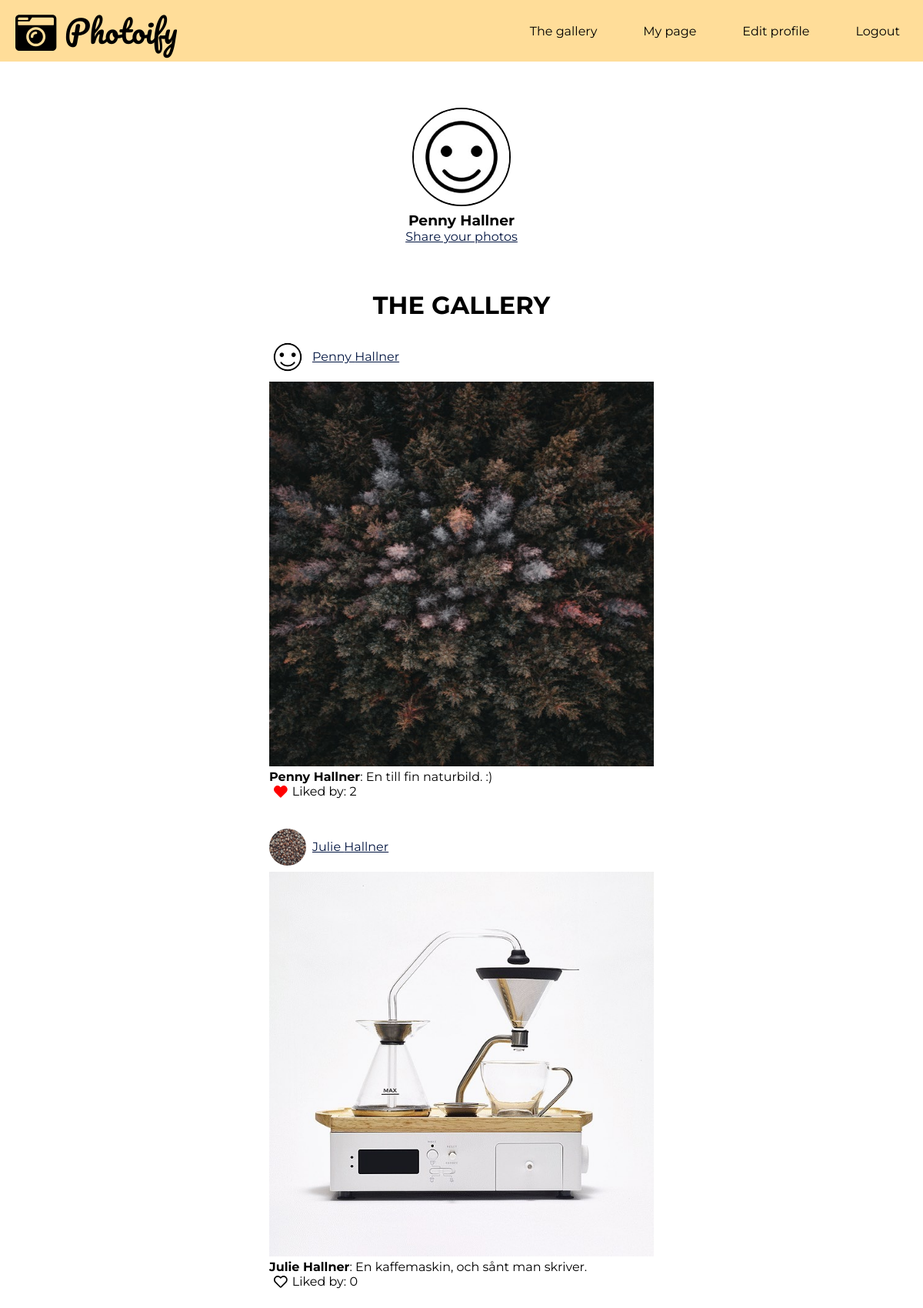
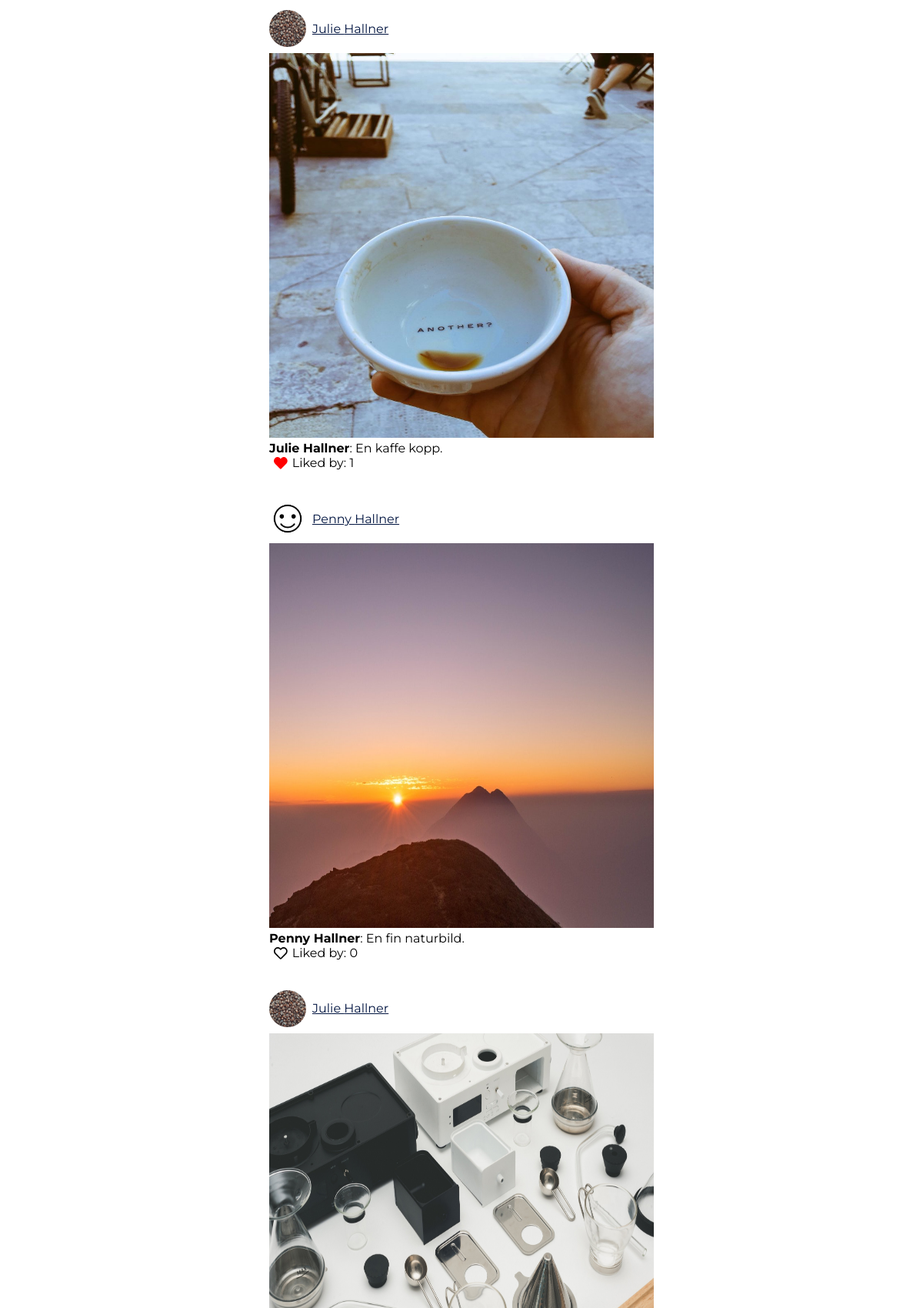
The page / (signed in, upper part) on the database its author committed (2 pictures, top to bottom).
### tables this page shows
CREATE TABLE "posts" (
	`post_id`	INTEGER NOT NULL PRIMARY KEY AUTOINCREMENT,
	`post`	TEXT NOT NULL,
	`date`	TEXT,
	`user_id`	INTEGER,
	`content`	TEXT
);

CREATE TABLE "users" (
	`user_id`	INTEGER NOT NULL PRIMARY KEY AUTOINCREMENT,
	`first_name`	TEXT NOT NULL,
	`last_name`	TEXT NOT NULL,
	`profile_pic`	TEXT DEFAULT 'default_profile.jpg',
	`email`	TEXT NOT NULL UNIQUE,
	`password`	TEXT NOT NULL,
	`bio`	TEXT
);

### app/functions.php (called while the page is built, shortened)
<?php
function postFeed() {
    $config = require __DIR__.'/config.php';
    $pdo = new PDO($config['database_path']);
    $statement = $pdo->prepare(
        'SELECT a.post, a.content, a.post_id, c.first_name, c.last_name, c.profile_pic, c.user_id, count(l.post_like)
        AS "like"
        FROM posts a
        LEFT JOIN users c ON a.user_id=c.user_id
		LEFT JOIN likes l ON a.post_id=l.post_id
		GROUP BY a.post_id
		ORDER BY a.date DESC;');
        $statement->execute();
        $postsFeed = $statement->fetchAll(PDO::FETCH_ASSOC);
        return $postsFeed;
}

### home.php (the view, shortened to what this page needs)
<article class="homepage">
    <div class="top-gallery-page">
        <?php require __DIR__.'/views/intro.php'; ?>
        <a href="upload_photo.php">Share your photos</a>
    </div>
<?php
$posts = postFeed();
?>
    <div class="gallery-page">
        <h1>The gallery</h1>
        <?php foreach ($posts as $post): ?>
            <div class="post">
                <div class="image-names">
                    <img class="profile-pic-small" src="image/profile/<?php echo $post['profile_pic'];?>" alt="avatar">
                    <a href="visit_user.php?user_id=<?php echo $post['user_id'];?>">
                        <p><?php echo $post['first_name'].' '. $post['last_name'];?></p>
                    </a>
            </div>
            <img class="gallery-pics" src="image/post/<?php echo $post['post'];?>" alt="photoify">
            <p><b><?php echo $post['first_name'].' '. $post['last_name']?></b><?php echo ': '. $post['content'];?></p>
    <?php
        $statement = $pdo->prepare(
            'SELECT * FROM likes
            WHERE post_id = :post_id
            AND user_id = :user_id');
            $statement->bindParam(':post_id', $post['post_id'], PDO::PARAM_INT);
            $statement->bindParam(':user_id', $_SESSION['user']['user_id'], PDO::PARAM_INT);
            $statement->execute();
            $alreadyLiked = $statement->fetch(PDO::FETCH_ASSOC);
    ?>
        <?php if($alreadyLiked):?>
            <form class="like-post" action="app/likes/delete.php" method="post">
                <button type="submit" name="like" class="like">
                    <span style="color:red;">
                        <i class="fas fa-heart fa-lg"></i>
                    </span>
                </button>
                    <p>Liked by: <?php echo $post['like']; ?></p>
            </form>
    <?php else: ?>
            <form class="like-post" action="app/likes/like.php" method="post">
                <button type="submit" name="like" class="like">
                    <i class="far fa-heart fa-lg"></i>
                </button>
                    <p>Liked by: <?php echo $post['like']; ?></p>
            </form>
    <?php endif; ?>
            <br><br>
        </div>
    <?php endforeach; ?>
    </div>
</article>

### assets/styles/main.css (style rules this page uses)
* { box-sizing: border-box; margin: 0px; }
body { width: 100%; height: 100vh; background-color: #ffff; display:flex; flex-direction: column; font-family: 'Montserrat', sans-serif; }
body a { color: #001440; }
@media screen and (min-width: 600px) { * { box-sizing: border-box; margin: 0px; } }
@media screen and (min-width: 800px) { * { box-sizing: border-box; margin: 0px; } }

### assets/styles/home.css (style rules this page uses)
.homepage { height: 100vh; }
.gallery-page h1 { font-size: 2em; text-transform: uppercase; padding-bottom: 2%; }
.top-gallery-page { display: flex; flex-direction: column; align-items: center; margin-bottom: 5%; }
.image-names a { display: flex; }
.gallery-page { display: flex; flex-direction: column; align-items: center; padding-bottom: 20%; }
.gallery-pics { width: 350px; height: 350px; }
.profile-pic-small { height: 3em; width: 3em; border-radius: 50%; margin-top: 0px; }
.image-names { display: flex; flex-direction: row; margin-bottom: 0.5em; }
.image-names p { align-self: center; margin-left: 0.5em; }
.like-post { display: flex; flex-direction: row; }
.like { background-color: white; border: none; }
@media screen and (min-width: 600px) { .gallery-pics { width: 400px; height: 400px; } }
@media screen and (min-width: 800px) { .gallery-pics { width: 500px; height: 500px; } }
@media screen and (min-width: 800px) { .gallery-page { padding-bottom: 10%; } }

### rows shown on the page
posts: user.profile_pic (placeholder picture), user.first_name "Penny", user.last_name "Hallner", post (picture), content "En till fin naturbild. :)", like "2"
posts: user.profile_pic (picture), user.first_name "Julie", user.last_name "Hallner", post (picture), content "En kaffemaskin, och sånt man skriver.", like "0"
posts: user.profile_pic (picture), user.first_name "Julie", user.last_name "Hallner", post (picture), content "En kaffe kopp.", like "1"
posts: user.profile_pic (placeholder picture), user.first_name "Penny", user.last_name "Hallner", post (picture), content "En fin naturbild.", like "0"
posts: user.profile_pic (picture), user.first_name "Julie", user.last_name "Hallner", post (picture)

### other values the page prints
$_SESSION['user']['first_name'] "Penny"
$_SESSION['user']['last_name'] "Hallner"
